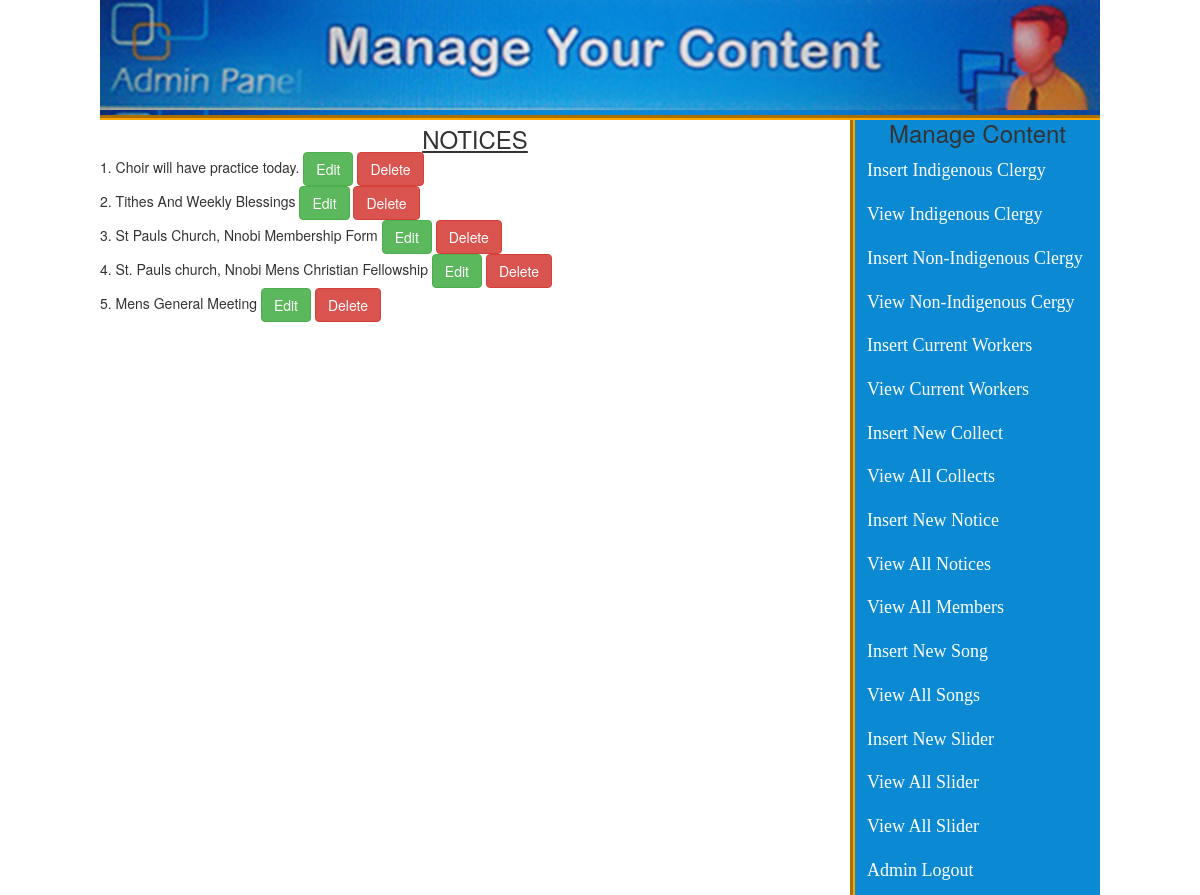
Screenshot of /admin_area/index.php?view_notices (signed in) with the database file from the repository.
### tables this page shows
CREATE TABLE `notices` (
  `notices_id` int(10) NOT NULL,
  `notices_title` varchar(200) NOT NULL,
  `notices_body` text NOT NULL
);

### admin_area/view_notices.php (the view)
<h3 style="text-align: center;text-decoration: underline;">NOTICES</h3>
<?php
$get_notice = "select * from notices";
$run_notice = mysqli_query($con, $get_notice);
$i = 0;
while ($row_notice = mysqli_fetch_array($run_notice)) {
	$notice_title = $row_notice['notices_title'];
	$notice_id = $row_notice['notices_id'];
	$i++;
	echo "$i. $notice_title
	<a href='index.php?edit_notice= $notice_id'><button type='submit' name='notice' class='btn btn-success'>Edit</button>
	</a>
	<a href='index.php?delete_notice= $notice_id'><button type='submit' name='details' class='btn btn-danger'>Delete</button></a>
	<br>";
		}
?>

### admin_area/styles/style.css (style rules this page uses)
html, body, div, span, applet, object, iframe, h1, h2, h3, h4, h5, h6, p, blockquote, pre, a, abbr, acronym, address, big, cite, code, del, dfn, em, img, ins, kbd, q, s, samp, small, strike, strong, sub, sup, tt, var, b, u, i, center,dl, dt, dd, ol, ul, li, fieldset, form, label, legend, table, caption, tbody, tfoot, thead, tr, th, td, article, aside, canvas, details, embed, figure, figcaption, footer, header, hgroup, menu, nav, output, ruby, section, summary, time, mark, audio, video { margin:0; padding:0; border: 0; vertical-align: baseline; }
body { background: white; }

### rows the page displays
notices: notices_title "Choir will have practice today."
notices: notices_title "Tithes And Weekly Blessings"
notices: notices_title "St Pauls Church, Nnobi Membership Form"
notices: notices_title "St. Pauls church, Nnobi Mens Christian Fellowship"
notices: notices_title "Mens General Meeting"
